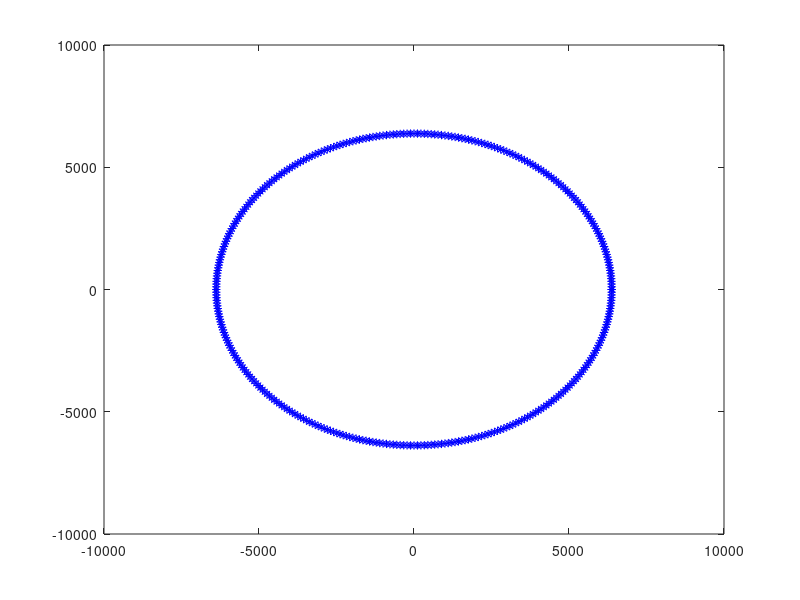

This chart was generated by the following MATLAB code: (Note: this script raises an error after producing the figure.)
clc, clearvars;
%Plot the Earth
eX = [];
eY = [];
for i = 0:360
    x= 6378*cosd(i);
    y= 6378*sind(i);
    eX(i+1) = x;
    eY(i+1) = y;

end
plot(eX, eY, 'b*');

hold on;


%Initialize Variables for x0, y0

x0 =  6378 + 1000;
y0 =  0;


lCell = {};
lCell{1} = "Earth";
lCount = 2;
%Gravatational Parameter
mu = 3.986*10^5;

%Change in time
dt = 10;


%Cell that will hold the list of trajectories
trajectories = cell(1,5);
trajCount = 1;

for deltaV = -2:2


%Initialize variables for each deltaV
    x = x0;
    y = y0;
    r = sqrt(x^2 + y^2);
   

    Vcirc = sqrt(mu/r);
    V0 = Vcirc + deltaV;
    Vx = 0;
    Vy = V0;

    xPos = [];
    yPos = [];
    
    count = 1;

    t=0;

    while t<10e4


        r = sqrt(x^2 + y^2);
        
        %Change Vx and Vy
        
        Vx = Vx + (((-mu)*(x)) / r^3) * dt;
        Vy = Vy + (((-mu)*(y)) / r^3) * dt;
        
        %Change X and Y, store them in a list, plot them
        
        x = x + (Vx)*dt;
        y = y + (Vy)*dt;
        


        xPos(count) = x;
        yPos(count) = y;

        count = count +1;

        t = t+dt;

        if(r<=6378)
            break;
        end
            



    end

    trajectories{trajCount} = [xPos; yPos];
    trajCount = trajCount +1;


lCell{lCount} = sprintf("Delta V = " + num2str(deltaV) + " km/s");


lCount = lCount +1;
    

end

%Plot the X and Y values
for i = 1:5
    plot(trajectories{i}(1,:), trajectories{i}(2,:));
end

legend(lCell, 'Location', 'Best');
grid on;


xlabel('x, km');

ylabel('y, km');

axis equal;


